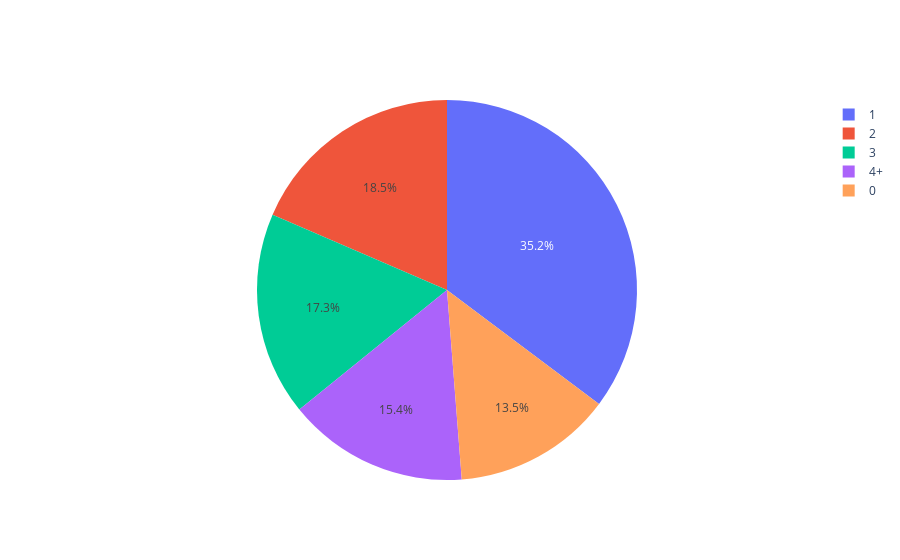

The notebook cell saved with this chart:
### Code cell
labels = sorted(df.Stay_In_Current_City_Years.unique())
values = df.Stay_In_Current_City_Years.value_counts().sort_index()

trace = go.Pie(labels=labels, values=values)

iplot([trace])

### Figure 1 — Plotly figure (JSON) as saved in the notebook; plotly's stock layout.template omitted (floating-point values rounded to 4 significant figures)
{"data": [{"labels": ["0", "1", "2", "3", "4+"], "type": "pie", "values": [74398, 193821, 101838, 95285, 84726]}], "layout": {}}
